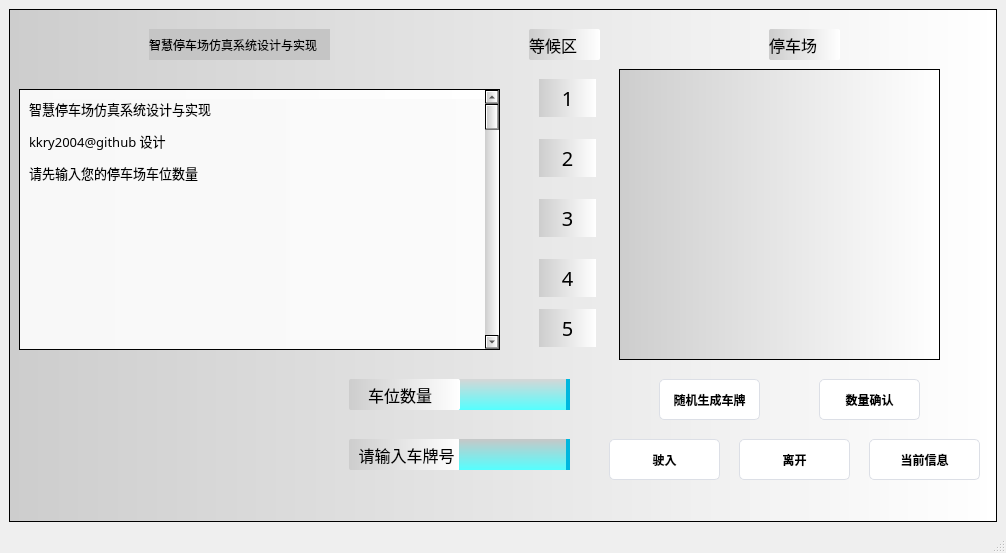
<?xml version="1.0" encoding="UTF-8"?>
<ui version="4.0">
 <class>MainWindow</class>
 <widget class="QMainWindow" name="MainWindow">
  <property name="geometry">
   <rect>
    <x>0</x>
    <y>0</y>
    <width>1006</width>
    <height>553</height>
   </rect>
  </property>
  <property name="windowTitle">
   <string>MainWindow</string>
  </property>
  <property name="styleSheet">
   <string notr="true">MainQindow{backgroud-color:qlineargradient(spread:pad, x1:0, y1:0, x2:1, y2:0, stop:0 rgba(0, 0, 0, 255), stop:1 rgba(255, 255, 255, 255)) };</string>
  </property>
  <widget class="QWidget" name="centralwidget">
   <layout class="QGridLayout" name="gridLayout">
    <item row="0" column="0">
     <widget class="QFrame" name="frame">
      <property name="styleSheet">
       <string notr="true">background-color: qlineargradient(spread:pad, x1:0, y1:0, x2:1, y2:0, stop:0 rgb(205, 205, 205), stop:1 rgba(255, 255, 255, 255));</string>
      </property>
      <property name="frameShape">
       <enum>QFrame::Shape::StyledPanel</enum>
      </property>
      <property name="frameShadow">
       <enum>QFrame::Shadow::Raised</enum>
      </property>
      <widget class="QLabel" name="queue1">
       <property name="geometry">
        <rect>
         <x>530</x>
         <y>70</y>
         <width>57</width>
         <height>38</height>
        </rect>
       </property>
       <property name="styleSheet">
        <string notr="true">QLabel{
background-image: url(&quot;D:/QtParkingLot-main/parkinglot.png&quot;);
font:20px bold;
}</string>
       </property>
       <property name="text">
        <string>1</string>
       </property>
       <property name="alignment">
        <set>Qt::AlignmentFlag::AlignCenter</set>
       </property>
      </widget>
      <widget class="QLabel" name="queue5">
       <property name="geometry">
        <rect>
         <x>530</x>
         <y>300</y>
         <width>57</width>
         <height>38</height>
        </rect>
       </property>
       <property name="styleSheet">
        <string notr="true">QLabel{
background-image: url(&quot;D:/QtParkingLot-main/parkinglot.png&quot;);
font:20px bold;
}</string>
       </property>
       <property name="text">
        <string>5</string>
       </property>
       <property name="alignment">
        <set>Qt::AlignmentFlag::AlignCenter</set>
       </property>
      </widget>
      <widget class="QLabel" name="queue4">
       <property name="geometry">
        <rect>
         <x>530</x>
         <y>250</y>
         <width>57</width>
         <height>38</height>
        </rect>
       </property>
       <property name="styleSheet">
        <string notr="true">QLabel{
background-image: url(&quot;D:/QtParkingLot-main/parkinglot.png&quot;);
font:20px bold;
}</string>
       </property>
       <property name="text">
        <string>4</string>
       </property>
       <property name="alignment">
        <set>Qt::AlignmentFlag::AlignCenter</set>
       </property>
      </widget>
      <widget class="QLabel" name="queue3">
       <property name="geometry">
        <rect>
         <x>530</x>
         <y>190</y>
         <width>57</width>
         <height>38</height>
        </rect>
       </property>
       <property name="styleSheet">
        <string notr="true">QLabel{
background-image: url(&quot;D:/QtParkingLot-main/parkinglot.png&quot;);
font:20px bold;
}</string>
       </property>
       <property name="text">
        <string>3</string>
       </property>
       <property name="alignment">
        <set>Qt::AlignmentFlag::AlignCenter</set>
       </property>
      </widget>
      <widget class="QLabel" name="queue2">
       <property name="geometry">
        <rect>
         <x>530</x>
         <y>130</y>
         <width>57</width>
         <height>38</height>
        </rect>
       </property>
       <property name="styleSheet">
        <string notr="true">QLabel{
background-image: url(&quot;D:/QtParkingLot-main/parkinglot.png&quot;);
font:20px bold;
}</string>
       </property>
       <property name="text">
        <string>2</string>
       </property>
       <property name="alignment">
        <set>Qt::AlignmentFlag::AlignCenter</set>
       </property>
      </widget>
      <widget class="QLabel" name="inputlabel">
       <property name="geometry">
        <rect>
         <x>340</x>
         <y>430</y>
         <width>111</width>
         <height>31</height>
        </rect>
       </property>
       <property name="styleSheet">
        <string notr="true">QLabel{
font-family:Consolas;
	font-size:16px;
	border-radius:2px;
}</string>
       </property>
       <property name="text">
        <string> 请输入车牌号</string>
       </property>
      </widget>
      <widget class="QPushButton" name="enterbutton">
       <property name="geometry">
        <rect>
         <x>600</x>
         <y>430</y>
         <width>111</width>
         <height>41</height>
        </rect>
       </property>
       <property name="styleSheet">
        <string notr="true">QPushButton {
    background-color: #ffffff;
    border: 1px solid #dcdfe6;
    padding: 10px;
    border-radius: 5px;
	font: bold 12px;
}

QPushButton:hover {
    background-color: #ecf5ff;
    color: #409eff;
}

QPushButton:pressed, QPushButton:checked {
    border: 1px solid #3a8ee6;
    color: #409eff;
}

#button3 {
    border-radius: 20px;
}</string>
       </property>
       <property name="text">
        <string>驶入</string>
       </property>
      </widget>
      <widget class="QPushButton" name="outbutton">
       <property name="geometry">
        <rect>
         <x>730</x>
         <y>430</y>
         <width>111</width>
         <height>41</height>
        </rect>
       </property>
       <property name="styleSheet">
        <string notr="true">QPushButton {
    background-color: #ffffff;
    border: 1px solid #dcdfe6;
    padding: 10px;
    border-radius: 5px;
	font: bold 12px;
}

QPushButton:hover {
    background-color: #ecf5ff;
    color: #409eff;
}

QPushButton:pressed, QPushButton:checked {
    border: 1px solid #3a8ee6;
    color: #409eff;
}

#button3 {
    border-radius: 20px;
}</string>
       </property>
       <property name="text">
        <string>离开</string>
       </property>
      </widget>
      <widget class="QPushButton" name="checkbutton">
       <property name="geometry">
        <rect>
         <x>860</x>
         <y>430</y>
         <width>111</width>
         <height>41</height>
        </rect>
       </property>
       <property name="styleSheet">
        <string notr="true">QPushButton {
    background-color: #ffffff;
    border: 1px solid #dcdfe6;
    padding: 10px;
    border-radius: 5px;
	font: bold 12px;
}

QPushButton:hover {
    background-color: #ecf5ff;
    color: #409eff;
}

QPushButton:pressed, QPushButton:checked {
    border: 1px solid #3a8ee6;
    color: #409eff;
}

#button3 {
    border-radius: 20px;
}</string>
       </property>
       <property name="text">
        <string>当前信息</string>
       </property>
      </widget>
      <widget class="QLineEdit" name="inputnum">
       <property name="geometry">
        <rect>
         <x>450</x>
         <y>430</y>
         <width>111</width>
         <height>31</height>
        </rect>
       </property>
       <property name="styleSheet">
        <string notr="true">color:#FFFFFF;
	border-style:solid;
	border-width:0px 4px 0px 0px;
	border-color:#00B7DE;
	padding:8px 4px 8px 8px;
	background:qlineargradient(spread:pad,x1:0,y1:0,x2:0,y2:1,stop:0 rgb(199, 199, 199),stop:1 rgb(85, 255, 255));
</string>
       </property>
      </widget>
      <widget class="QScrollArea" name="scrollArea">
       <property name="geometry">
        <rect>
         <x>10</x>
         <y>80</y>
         <width>481</width>
         <height>261</height>
        </rect>
       </property>
       <property name="maximumSize">
        <size>
         <width>16777215</width>
         <height>16777215</height>
        </size>
       </property>
       <property name="contextMenuPolicy">
        <enum>Qt::ContextMenuPolicy::DefaultContextMenu</enum>
       </property>
       <property name="sizeAdjustPolicy">
        <enum>QAbstractScrollArea::SizeAdjustPolicy::AdjustToContents</enum>
       </property>
       <property name="widgetResizable">
        <bool>true</bool>
       </property>
       <widget class="QWidget" name="scrollAreaWidgetContents">
        <property name="geometry">
         <rect>
          <x>0</x>
          <y>0</y>
          <width>462</width>
          <height>500000</height>
         </rect>
        </property>
        <property name="minimumSize">
         <size>
          <width>400</width>
          <height>500000</height>
         </size>
        </property>
        <property name="styleSheet">
         <string notr="true">background-color: qlineargradient(spread:pad, x1:0, y1:0, x2:1, y2:0, stop:0 rgba(248, 248, 248, 255), stop:1 rgba(255, 255, 255, 255));</string>
        </property>
        <widget class="QLabel" name="showmessage">
         <property name="geometry">
          <rect>
           <x>9</x>
           <y>9</y>
           <width>1191</width>
           <height>499991</height>
          </rect>
         </property>
         <property name="minimumSize">
          <size>
           <width>0</width>
           <height>0</height>
          </size>
         </property>
         <property name="maximumSize">
          <size>
           <width>16777215</width>
           <height>16777215</height>
          </size>
         </property>
         <property name="font">
          <font>
           <family>黑体</family>
           <pointsize>10</pointsize>
           <italic>false</italic>
           <bold>false</bold>
          </font>
         </property>
         <property name="cursor">
          <cursorShape>ArrowCursor</cursorShape>
         </property>
         <property name="styleSheet">
          <string notr="true">QLabel{
border-color: rgb(85, 255, 255);
	font: 10pt &quot;黑体&quot;;
}</string>
         </property>
         <property name="text">
          <string>&lt;html&gt;&lt;head/&gt;&lt;body&gt;&lt;p&gt;智慧停车场仿真系统设计与实现&lt;/p&gt;&lt;p&gt;kkry2004@github 设计&lt;/p&gt;&lt;p&gt;请先输入您的停车场车位数量&lt;/p&gt;&lt;/body&gt;&lt;/html&gt;</string>
         </property>
         <property name="alignment">
          <set>Qt::AlignmentFlag::AlignLeading|Qt::AlignmentFlag::AlignLeft|Qt::AlignmentFlag::AlignTop</set>
         </property>
         <property name="wordWrap">
          <bool>true</bool>
         </property>
        </widget>
       </widget>
      </widget>
      <widget class="QLabel" name="controllabel_2">
       <property name="geometry">
        <rect>
         <x>140</x>
         <y>20</y>
         <width>181</width>
         <height>31</height>
        </rect>
       </property>
       <property name="styleSheet">
        <string notr="true">QLabel{
font:12px blod;
background-color:rgb(197, 197, 197);
}
</string>
       </property>
       <property name="text">
        <string>智慧停车场仿真系统设计与实现</string>
       </property>
      </widget>
      <widget class="QLabel" name="inputlabel_2">
       <property name="geometry">
        <rect>
         <x>520</x>
         <y>20</y>
         <width>71</width>
         <height>31</height>
        </rect>
       </property>
       <property name="styleSheet">
        <string notr="true">QLabel{
font-family:Consolas;
	font-size:16px;
	border-radius:2px;
}</string>
       </property>
       <property name="text">
        <string>等候区</string>
       </property>
      </widget>
      <widget class="QLabel" name="inputlabel_3">
       <property name="geometry">
        <rect>
         <x>760</x>
         <y>20</y>
         <width>71</width>
         <height>31</height>
        </rect>
       </property>
       <property name="styleSheet">
        <string notr="true">QLabel{
font-family:Consolas;
	font-size:16px;
	border-radius:2px;
}</string>
       </property>
       <property name="text">
        <string>停车场</string>
       </property>
      </widget>
      <widget class="QLineEdit" name="inputParkingSlots">
       <property name="geometry">
        <rect>
         <x>450</x>
         <y>370</y>
         <width>111</width>
         <height>31</height>
        </rect>
       </property>
       <property name="styleSheet">
        <string notr="true">color:#FFFFFF;
	border-style:solid;
	border-width:0px 4px 0px 0px;
	border-color:#00B7DE;
	padding:8px 4px 8px 8px;
	background:qlineargradient(spread:pad,x1:0,y1:0,x2:0,y2:1,stop:0 rgb(214, 214, 214),stop:1 rgb(85, 255, 255));
</string>
       </property>
      </widget>
      <widget class="QPushButton" name="generateButton">
       <property name="geometry">
        <rect>
         <x>810</x>
         <y>370</y>
         <width>101</width>
         <height>41</height>
        </rect>
       </property>
       <property name="styleSheet">
        <string notr="true">QPushButton {
    background-color: #ffffff;
    border: 1px solid #dcdfe6;
    padding: 10px;
    border-radius: 5px;
	font: bold 12px;
}

QPushButton:hover {
    background-color: #ecf5ff;
    color: #409eff;
}

QPushButton:pressed, QPushButton:checked {
    border: 1px solid #3a8ee6;
    color: #409eff;
}

#button3 {
    border-radius: 20px;
}</string>
       </property>
       <property name="text">
        <string>数量确认</string>
       </property>
      </widget>
      <widget class="QFrame" name="parkingArea">
       <property name="geometry">
        <rect>
         <x>610</x>
         <y>60</y>
         <width>321</width>
         <height>291</height>
        </rect>
       </property>
       <property name="frameShape">
        <enum>QFrame::Shape::StyledPanel</enum>
       </property>
       <property name="frameShadow">
        <enum>QFrame::Shadow::Raised</enum>
       </property>
      </widget>
      <widget class="QLabel" name="inputlabel_4">
       <property name="geometry">
        <rect>
         <x>340</x>
         <y>370</y>
         <width>111</width>
         <height>31</height>
        </rect>
       </property>
       <property name="styleSheet">
        <string notr="true">QLabel{
font-family:Consolas;
	font-size:16px;
	border-radius:2px;
}</string>
       </property>
       <property name="text">
        <string>  车位数量</string>
       </property>
      </widget>
      <widget class="QPushButton" name="generateLicenseButton">
       <property name="geometry">
        <rect>
         <x>650</x>
         <y>370</y>
         <width>101</width>
         <height>41</height>
        </rect>
       </property>
       <property name="styleSheet">
        <string notr="true">QPushButton {
    background-color: #ffffff;
    border: 1px solid #dcdfe6;
    padding: 10px;
    border-radius: 5px;
	font: bold 12px;
}

QPushButton:hover {
    background-color: #ecf5ff;
    color: #409eff;
}

QPushButton:pressed, QPushButton:checked {
    border: 1px solid #3a8ee6;
    color: #409eff;
}

#button3 {
    border-radius: 20px;
}</string>
       </property>
       <property name="text">
        <string>随机生成车牌</string>
       </property>
      </widget>
     </widget>
    </item>
   </layout>
  </widget>
  <widget class="QMenuBar" name="menubar">
   <property name="geometry">
    <rect>
     <x>0</x>
     <y>0</y>
     <width>1006</width>
     <height>18</height>
    </rect>
   </property>
  </widget>
  <widget class="QStatusBar" name="statusbar"/>
 </widget>
 <resources/>
 <connections/>
</ui>
